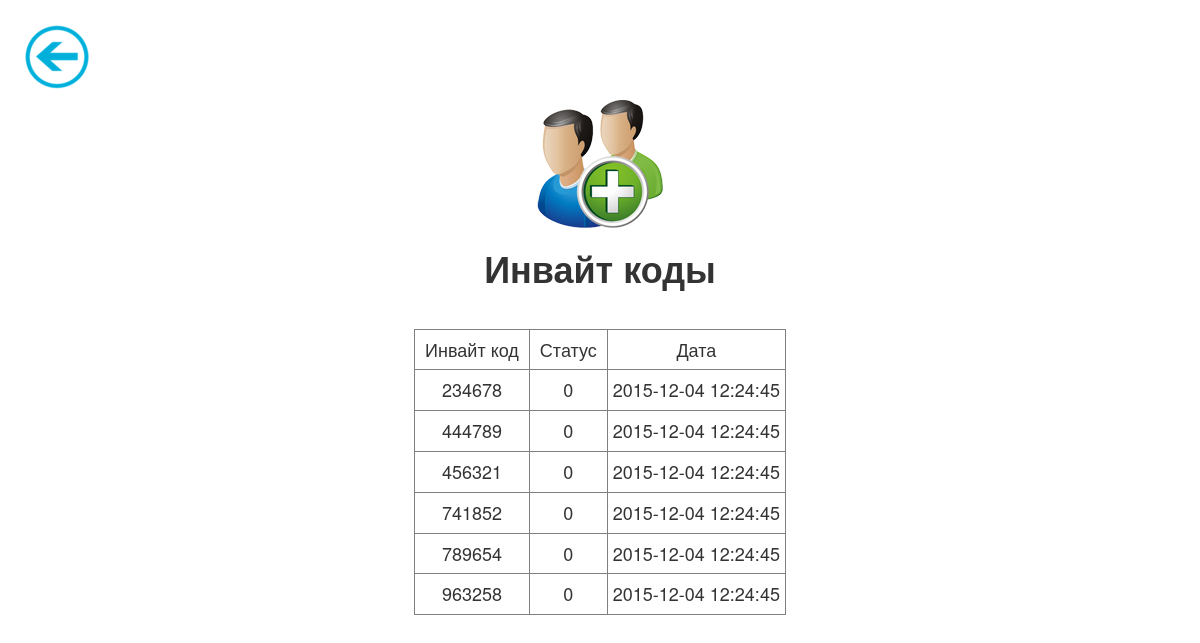
The app's page /public/invites.php with its own data.
### tables this page shows
CREATE TABLE `INVITES`
(
	`invite` INT NOT NULL AUTO_INCREMENT,
	`status` TINYINT NOT NULL DEFAULT 0,
	`date_status` TIMESTAMP(0) NOT NULL DEFAULT current_timestamp(),
	CONSTRAINT `PK_INVITES` PRIMARY KEY (`invite`)
);

### src/util/DatabaseConnector.class.php (called while the page is built)
<?php
class DatabaseConnector
{
    private $connection;
    public function getConnection()
    {
        return $this->connection;
    }
    public function __construct()
    {
        $path_to_config = $_SERVER['DOCUMENT_ROOT'] . '/Registration/config.ini';
        $config = parse_ini_file($path_to_config) or die('File config.ini not found');
        $dsn = 'mysql' . ':host=' . $config['db_host'] . ';dbname=' . $config['db_name'];
        try {
            $this->connection = new PDO($dsn, $config['db_user'], $config['db_pass']);
        } catch (PDOException $ex) {
            echo('MySQL connection error: ' . $ex->getMessage());
        }
    }
}

### src/models/Invites.class.php (called while the page is built, shortened)
<?php
class Invites
{
    private $pdo;
    public function __construct()
    {
        $connector = new DatabaseConnector();
        $this->pdo = $connector->getConnection();
    }
    public function getAll()
    {
        $sql = 'SELECT * FROM INVITES;';
        $state = $this->pdo->query($sql);
        $rows = $state->fetchAll(PDO::FETCH_ASSOC);
        return $rows;
    }
}

### public/invites.php (the view, shortened to what this page needs)
<?php
include_once '../src/models/Invites.class.php';
include_once '../src/util/DatabaseConnector.class.php';
$invites = new Invites(null);
?>
<!DOCTYPE html>
<html lang="ru">
<head>
    <link href="css/registration.css" rel="stylesheet">
    <link href="bootstrap/css/bootstrap.min.css" rel="stylesheet">
</head>
<body>
<div class="back">
    <a href="../index.php"><img src="images/back-min.png"></a>
</div>
<div align="center">
    <img id="invites-page" src="images/invites.png">
    <div id="users">
        <h1><strong>Инвайт коды</strong></h1>
    </div>
    <table id="table" border="solid 1px">
        <tr>
            <td><h4>&nbsp&nbspИнвайт код&nbsp&nbsp</h4></td>
            <td><h4>&nbsp&nbspСтатус&nbsp&nbsp</h4></td>
            <td><h4>Дата</h4></td>
        </tr>
        <?
        foreach ($invites->getAll() as $k => $v) {
            echo '<tr>';
            foreach ($v as $key => $value) {
                echo '<td>' . '<h4>' . '&nbsp' . $value . '&nbsp' .'</h4>' . '</td>';
            }
            echo '</tr>';
        }
        ?>
    </table>
</div>
</body>
</html>

### public/css/registration.css (style rules this page uses)
body { background: url("../images/background.png") no-repeat; background-size: 100%; }
.back { position: absolute; margin-left: 25px; margin-top: 25px; }
#users { margin-bottom: 40px; }
#invites-page { margin-top: 100px; }
#table { text-align: center; }

### records on screen
invites: invite "234678", status "0", date_status "2015-12-04 12:24:45"
invites: invite "444789", status "0", date_status "2015-12-04 12:24:45"
invites: invite "456321", status "0", date_status "2015-12-04 12:24:45"
invites: invite "741852", status "0", date_status "2015-12-04 12:24:45"
invites: invite "789654", status "0", date_status "2015-12-04 12:24:45"
invites: invite "963258", status "0", date_status "2015-12-04 12:24:45"
